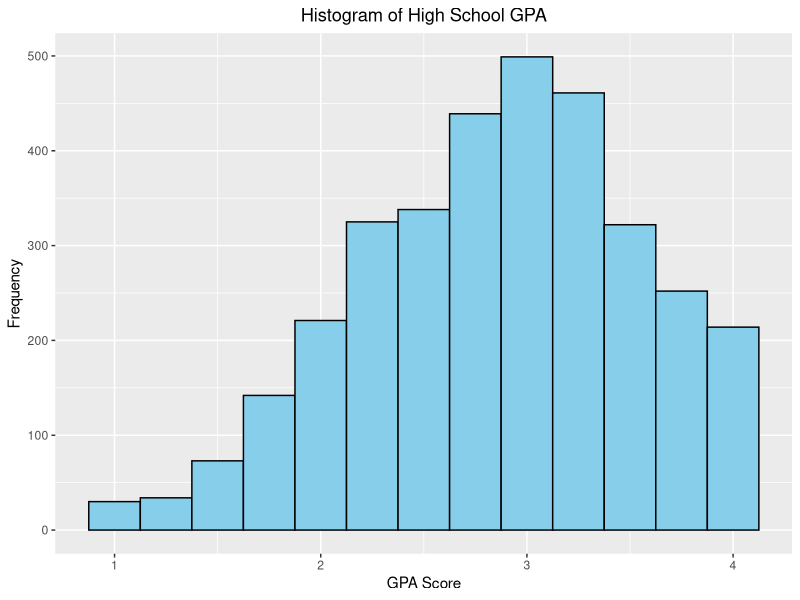

Source code (R): (Note: this script raises an error after producing the figure.)
library(haven)
library(tidyr)
library(dplyr)
library(readr)
library(ggplot2)
library(corrplot)
library(scales)

# read in the full dataset 
df <- read.csv("data/preprocessed/inference_base.csv")
custom_format <- function(x) {
  ifelse(x == floor(x), as.integer(x), format(x, nsmall = 1))
}

# dimensions of df 
cat("Dimensions of dataframe:", dim(df))

# chart 1 - TARGET distribution -------
ggplot(df, aes(x = hs_avg_score)) +
  geom_histogram(binwidth = 0.25, fill = "skyblue", color = "black") +
  ggtitle("Histogram of High School GPA") +
  xlab("GPA Score") +
  ylab("Frequency") +
  theme(plot.title = element_text(hjust = 0.5))  # Center the title

# chart 2 - Box plot of GPA by Child Edu Status and Kindergarten Attendance -----

# Define the desired order of categories for child_edu_level
desired_order <- c("Completed college/grad","Some college, tech", "Completed high school", 
                   "Less than high school")

# Convert child_edu_level into a factor variable with the desired order
df$child_edu_level <- factor(df$child_edu_level, levels = desired_order)

# box plot 
ggplot(subset(df, complete.cases(child_edu_level, child_attend_kindergarten)), 
       aes(x=child_edu_level, y = hs_avg_score, fill=child_attend_kindergarten)) +
  geom_boxplot(position = position_dodge()) +
  labs(title = "Kindergarten attendance impact on high school GPA", y = "GPA Score",
       fill="Kindergarten attended", x='Child educational attainment')+
  scale_fill_manual(values = c("yes" = "skyblue", "no" = "salmon"))+
  theme(axis.text.y = element_text(angle = 0, vjust = 0.5, hjust = 0.5, size = 8, face = "bold"), 
        axis.text.x = element_text(size = 8, face = "bold"),
        axis.title.y = element_text(size = 10, face = "bold"),
        axis.title.x = element_text(size = 10, face = "bold"),
        plot.title = element_text(hjust = 0.5, face = "bold"),
        legend.position = c(0.92, 0.12), 
        legend.text = element_text(size = 9, hjust = 0.5, face = "bold"), 
        legend.title = element_text(size = 10,face = "bold"),
        legend.background = element_rect(fill = "transparent", colour = NA),
        legend.box.just = "right",
        strip.text.x = element_text(size = 9, face = "bold"),
        title = element_text(size = 11)) + 
  labs(fill = "Kindergarten") + 
  scale_x_discrete(labels = wrap_format(20), limits=rev)
ggsave("data/plots/ka-hsgpa.png", 
       dpi=300, width=2000, height=1200, units="px", bg="transparent")


# chart 3 - Child education outcomes by parent eduction 

# Summarize data for Child Edu barplot 
summary <- df[!is.na(df$child_edu_level),] %>% group_by(povstatus, parents_edustatus_w1, child_edu_level) %>%
  summarise(count = n(), .groups = 'drop') 
summary$child_edu_num <- factor(summary$child_edu_level, 
                                levels=c("Completed college/grad","Some college, tech",
                                         "Completed high school", NA))

summary <- summary %>% arrange(povstatus, parents_edustatus_w1, child_edu_num) %>% 
  group_by(povstatus, parents_edustatus_w1) %>%
  mutate(total = sum(count), percent = (count/total),
         cum_count = cumsum(count), 
         cum_percent = cum_count / total) %>% ungroup()

# bar plot for Child Edu Level by income and parent education 

ggplot(data = summary[!is.na(summary$child_edu_num),], 
                   aes(fill = parents_edustatus_w1, y = cum_percent, x = child_edu_num)) +
  geom_bar(position = "dodge", stat = "identity",  colour = "black") + facet_wrap(~povstatus) +
  scale_fill_manual(values = c("lightblue","darkorange")) + 
  scale_color_manual(values = c('steelblue4','sienna4')) + coord_flip() +
  theme(axis.text.y = element_text(angle = 0, vjust = 0.5, hjust=0.5, size=8, face="bold"), 
        axis.text.x = element_text(size = 8, face = "bold"),
        axis.title.y = element_text(size = 10, face = "bold"),
        axis.title.x = element_text(size = 10, face = "bold"),
        plot.title = element_text(hjust = 0.5, face = "bold"),
        legend.position = "bottom", legend.text = element_text(size = 9, face="bold"),
        strip.text.x = element_text(size = 9, face = "bold"),
        title = element_text(size=11)) + 
  scale_x_discrete(labels = wrap_format(15)) +
  xlab('') + ylab('Percentage') +
  ggtitle('Variation in education outcomes by parents\' education')+
  labs(fill='') +
  scale_y_continuous(labels = custom_format)

ggsave("data/plots/education-outcome-by-parents-edu.png", 
       dpi=300, width=2000, height=1200, units="px", bg="transparent")

# chart 4 - High School GPA by Family Income 
ggplot(df[!is.na(df$povstatus), ], aes(x=povstatus, y=hs_avg_score, fill=parents_edustatus_w1)) +
  geom_boxplot() +
  ggtitle("Child High School GPA by Parents\' Education") +
  xlab("Family Income") +
  ylab("GPA Score") +
  theme_minimal() +
  theme(axis.text.x = element_text(angle = 45, hjust = 1))+
  theme(plot.title = element_text(hjust = 0.5))  # Center the title


summary <- df[!is.na(df$child_edu_level),] %>% group_by(cm1ethrace_w1, child_edu_level) %>%
  summarise(count = n(), .groups = 'drop') 
summary$child_edu_num <- factor(summary$child_edu_level, 
                                levels=c("Completed college/grad","Some college, tech",
                                         "Completed high school", "Less than high school"))

summary <- summary %>% arrange(cm1ethrace_w1, child_edu_num) %>% 
  group_by(cm1ethrace_w1) %>%
  mutate(total = sum(count), percent = (count/total),
         cum_count = cumsum(count), 
         cum_percent = cum_count / total) %>% ungroup()
summary$Race <- summary$cm1ethrace_w1
summary$EduMetric <- ifelse(summary$child_edu_level == "Less than high school", 
                            summary$percent, summary$cum_percent)

ggplot(data = summary[(!is.na(summary$child_edu_num) & !is.na(summary$Race)),], 
       aes(fill = Race, y = EduMetric, x = child_edu_num, colour = Race)) +
  geom_bar(position = "dodge", stat = "identity", width=0.66) +
  scale_fill_manual(values = c('steelblue','sienna2', 'seagreen3')) +
  scale_color_manual(values = c('steelblue4','sienna4', 'seagreen4')) +
  theme(axis.text.y = element_text(angle = 0, vjust = 0.5, hjust = 0.5, size = 8, face = "bold"), 
        axis.text.x = element_text(size = 8, face = "bold"),
        axis.title.y = element_text(size = 10, face = "bold"),
        axis.title.x = element_text(size = 10, face = "bold"),
        plot.title = element_text(hjust = 0.5, face = "bold"),
        legend.text = element_text(size = 9, face = "bold"), 
        legend.title = element_text(size = 10,face = "bold"),
        strip.text.x = element_text(size = 9),
        title = element_text(size = 11)) +
  scale_x_discrete(labels = wrap_format(15), limits=rev) +
  xlab('Education outcome') + ylab('Percentage') +
  ggtitle("Educational outcomes by race")

ggsave("data/plots/education-outcome-by-race.png", 
       dpi=300, width=2000, height=1200, units="px", bg="transparent")



# get low-income families
df_low_inc <- df[df$povstatus == "low-income",]

# boxplot of hs_avg_score by parents_edustatus_w1 (Good Plot!!)
ggplot(df, aes(x=povstatus, y=hs_avg_score, fill=parents_edustatus_w1)) +
  geom_boxplot() +
  ggtitle("Boxplot of hs_avg_score by parents_edustatus_w1") +
  xlab("parents_edustatus_w1") +
  ylab("hs_avg_score") +
  theme_minimal() +
  theme(axis.text.x = element_text(angle = 45, hjust = 1))

# boxplot of high school gpa by child_edu_level
ggplot(df_low_inc, aes(x=child_edu_level, y=hs_avg_score)) +
  geom_boxplot() +
  ggtitle("Boxplot of hs_avg_score by child_edu_level") +
  xlab("child_edu_level") +
  ylab("hs_avg_score") +
  theme_minimal() +
  theme(axis.text.x = element_text(angle = 60, hjust = 1))

